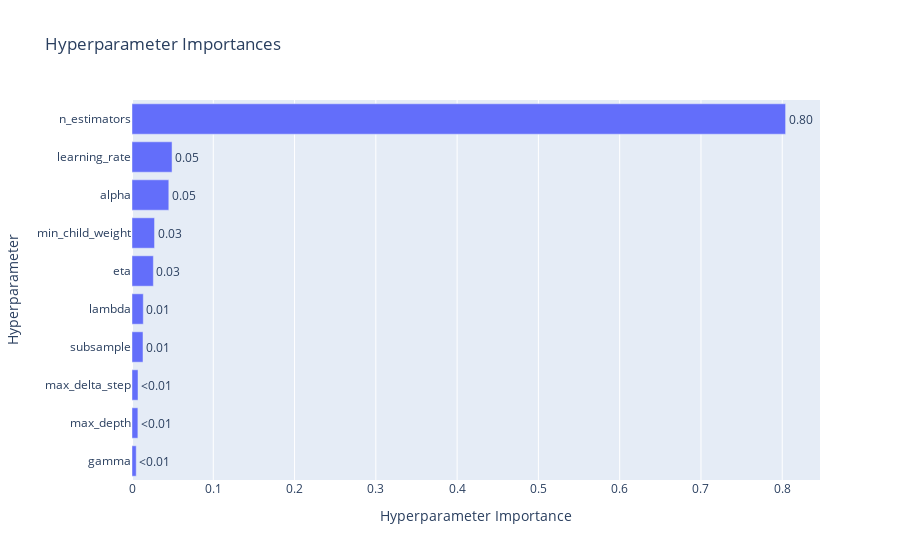

Notebook source saved alongside this figure:
### Code cell
optuna.visualization.plot_param_importances(
    study, target=lambda t: t.duration.total_seconds(), target_name="duration"
)

### Figure 1 — Plotly figure (JSON) as saved in the notebook; plotly's stock layout.template omitted (floating-point values rounded to 4 significant figures)
{"data": [{"cliponaxis": false, "hovertemplate": ["gamma (IntDistribution): 0.005199828261470315<extra></extra>", "max_depth (IntDistribution): 0.007230091751380176<extra></extra>", "max_delta_step (IntDistribution): 0.007408443619324878<extra></extra>", "subsample (FloatDistribution): 0.013539745480828414<extra></extra>", "lambda (IntDistribution): 0.013894886926636733<extra></extra>", "eta (FloatDistribution): 0.026297889200632082<extra></extra>", "min_child_weight (IntDistribution): 0.027736931445379483<extra></extra>", "alpha (FloatDistribution): 0.045284175899025635<extra></extra>", "learning_rate (FloatDistribution): 0.04926860863834643<extra></extra>", "n_estimators (IntDistribution): 0.8041393987769756<extra></extra>"], "name": "duration", "orientation": "h", "text": ["<0.01", "<0.01", "<0.01", "0.01", "0.01", "0.03", "0.03", "0.05", "0.05", "0.80"], "textposition": "outside", "type": "bar", "x": [0.0052, 0.00723, 0.007408, 0.01354, 0.01389, 0.0263, 0.02774, 0.04528, 0.04927, 0.8041], "y": ["gamma", "max_depth", "max_delta_step", "subsample", "lambda", "eta", "min_child_weight", "alpha", "learning_rate", "n_estimators"]}], "layout": {"title": {"text": "Hyperparameter Importances"}, "xaxis": {"title": {"text": "Hyperparameter Importance"}}, "yaxis": {"title": {"text": "Hyperparameter"}}}}
